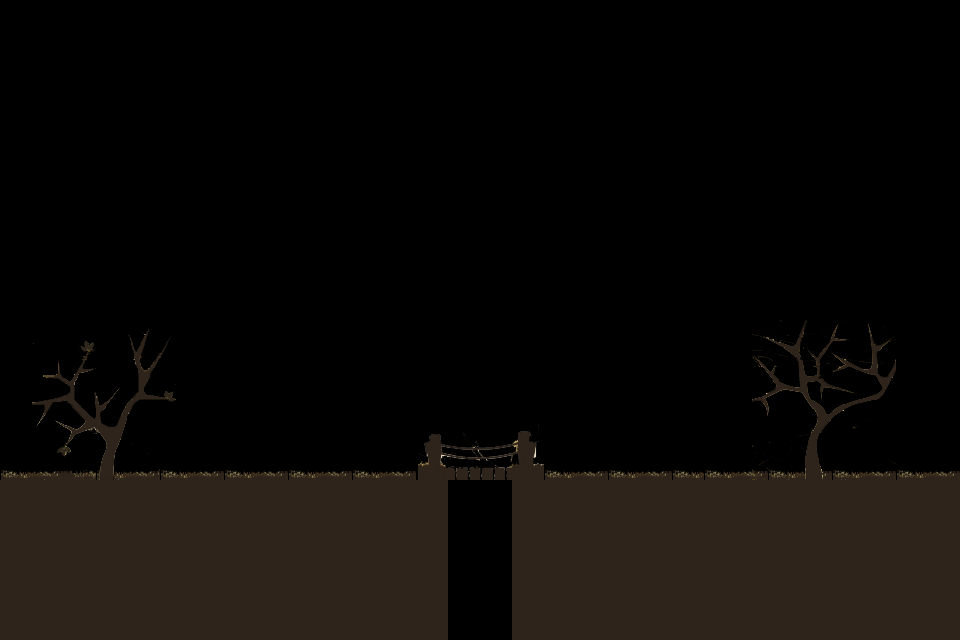

Below is a game level as drawn by its tile map, then a one-line description and the .tmx that defines it (tile-layer data replaced by summaries):
An orthogonal 30x20 tile map with 32x32 px tiles, 2 tile layers (块层 1, 块层 2).

<map height="20" orientation="orthogonal" tileheight="32" tilewidth="32" version="1.0" width="30"><properties><property name="blended tiles" value="1,2,3,4,5,6,7,8,9,10,11,12,13,14,15,16,17,18,19,20,21,22,23,24,25,26,27,28,29,30,31,32,33,34,35,36,37,38,39,40,41,42,43,44,45,46,47,48,49,50,51,52,53,54,55,56,57,58,59,60,61,62,63,64,65,66,67,68,69,70,71,72,73,74,75,76,77,78,79,80,81,82,83,84,85,86,87,89,90,91,92,93,94,95,96,97,98,99,100" /></properties>
 <tileset firstgid="1" name="map" tileheight="32" tilewidth="32">
  <image height="320" source="map.png" width="320" />
 </tileset>
 <layer height="20" name="块层 1" width="30">
  <data>[600 cells, 175 non-empty, 13 distinct tile ids]</data>
 </layer>
 <layer height="20" name="块层 2" width="30">
  <data>[600 cells, 48 non-empty, 48 distinct tile ids]</data>
 </layer>
</map>
